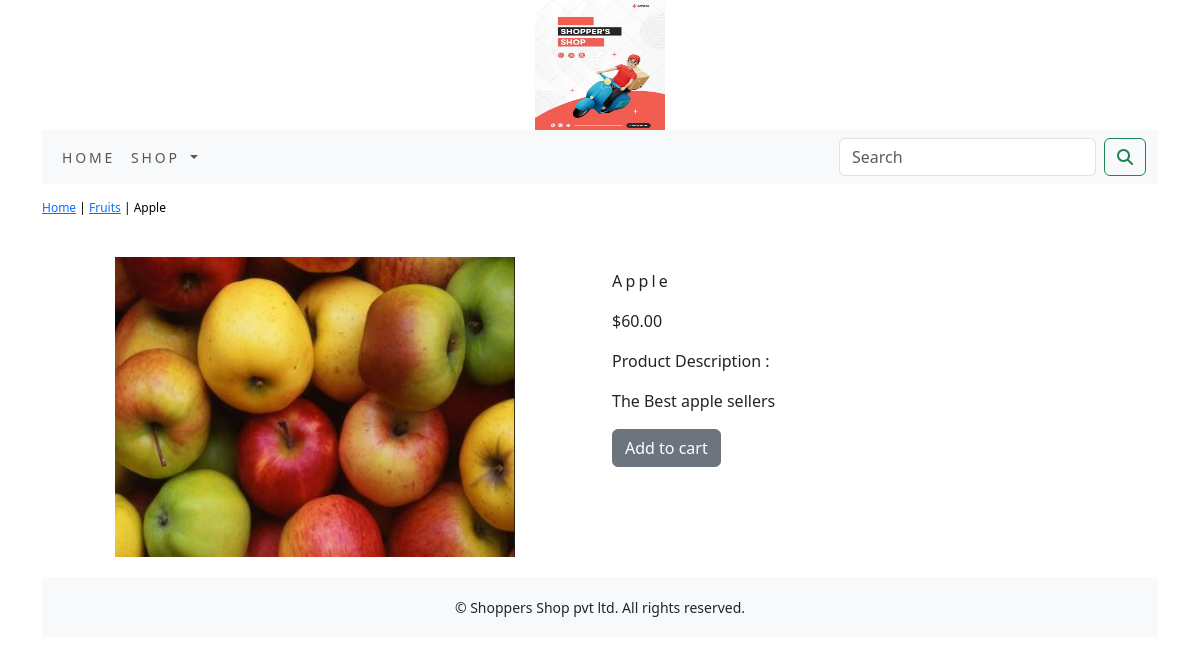
The page /shop/fruits/apple/ on the database its author committed.
### shop/models.py (models this page shows, shortened)
class Product(models.Model):
    name=models.CharField(max_length=250,unique=True)
    slug=models.SlugField(max_length=250,unique=True)
    description=models.TextField(blank=True)
    price=models.DecimalField(max_digits=10,decimal_places=2)
    category=models.ForeignKey(Category,on_delete=models.CASCADE)
    image=models.ImageField(upload_to='product',blank=True)
    stock=models.IntegerField()
    available=models.BooleanField(default=True)
    created=models.DateTimeField(auto_now_add=True)
    updated=models.DateTimeField(auto_now=True)
    class Meta:
        ordering=('name',)
        verbose_name='product'
        verbose_name_plural='products'

class Category(models.Model):
    name=models.CharField(max_length=250,unique=True)
    slug=models.SlugField(max_length=250,unique=True)
    description=models.TextField(blank=True)
    image=models.ImageField(upload_to='category',blank=True)
    class Meta:
        ordering=('name',)
        verbose_name='category'
        verbose_name_plural='categories'
    def get_url(self):
        return reverse('shop:products_by_category',args=[self.slug])
    def __str__(self):
        return '{}'.format(self.name)

### shop/views.py (the view)
# urls.py: path('<slug:c_slug>/<slug:product_slug>/', views.proDetail, name='prodCatdetail')
def proDetail(request,c_slug,product_slug):
    try:
        product=Product.objects.get(category__slug=c_slug,slug=product_slug)
    except Exception as e:
        raise e
    return render(request,'product.html',{'product':product})

### cart/context_processors.py (called while the page is built)
def counter(request):
    item_count=0
    if 'admin' in request.path:
        return {}
    else:
        try:
            cart=Cart.objects.filter(cart_id=_cart_id(request))
            car_items=CartItem.objects.all().filter(cart=cart[:1])
            for cart_item in car_items:
                item_count += cart_item.quantity
        except Cart.DoesNotExist:
            item_count = 0
    return dict(item_count=item_count)

### cart/views.py (called while the page is built)
def _cart_id(request):
    cart=request.session.session_key
    if not cart:
        cart=request.session.create()
    return cart

### shop/context_processors.py (called while the page is built)
def menu_links(request):
    links=Category.objects.all()
    return dict(links=links)

### templates/product.html (shortened to what this page needs)
{% extends 'base.html' %}
{% load static %}
{% block content %}
<div class="row my_prod_row_class">
    <div class="mx_auto">
        <p><a href="{% url 'shop:allProdCat' %}">Home</a> | <a href="{{product.category.get_url}}">{{product.category}}</a> | {{product.name}}</p>
    </div>
<div class="container">
<br>
<div class="row">
    <div class="col-12 col-sm-12 col-md-12 col-lg-6 text-center">
        <div style="min-width:18rem">
            <img src="{{product.image.url}}" alt="{{product.name}}" style="width:400px; height:300px;">
        </div>
    </div>
        <div class="col-12 col-sm-12 col-md-12 col-lg-6">
            <div>
            <h1 class="my-prod-title">{{product.name}}</h1>
            <p>${{product.price}}</p>
            <p class="my-title">Product Description :</p>
            <p class="text-justify my_prod_text">{{product.description}}</p>
            {% if product.stock <= 0 %}
            <p class="text-justify my-prod-text"><b>Out of Stock</b></p>
            {% else %}
            <a class="btn btn-secondary" href="{% url 'cart:add_cart' product.id %}">Add to cart </a>
            {% endif %}
            </div>
        </div>
</div>
</div>
{% endblock %}

### static/css/custom.css (style rules this page uses)
body { font-family: 'Roboto', sans-serif; }
.my_prod_row_class { padding-top:15px; padding-bottom:20px; }
.my_prod_row_class .mx_auto { color:#000; font-size:12px; text-decoration:none; }
.my-prod-title { font-size:16px; text_transform:uppercase; letter-spacing:.2em; padding-top:15px; padding-bottom:10px; }
.my_prod_text { padding-right:20px; }

### rows shown on the page
Product: category "Fruits", name "Apple", image (picture), price "60.00", description "The Best apple sellers"
